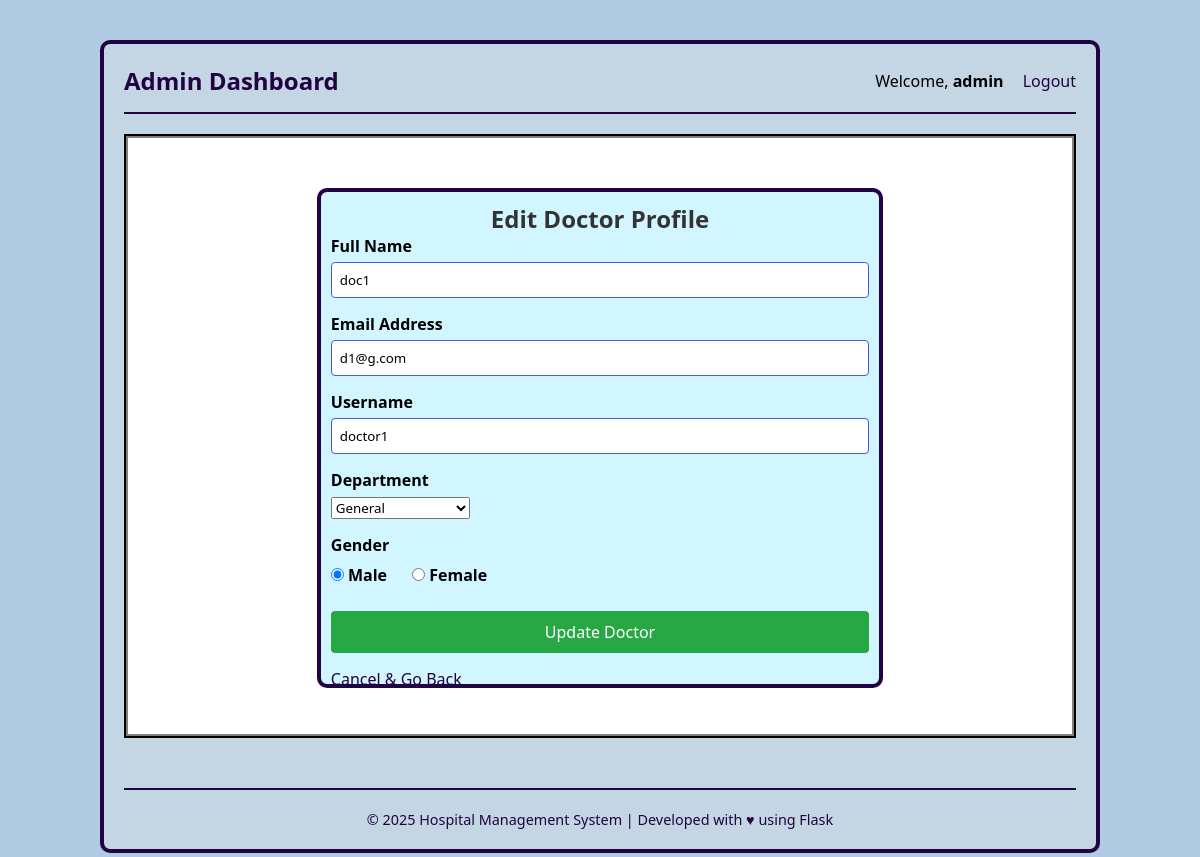
/edit_doctor/0 (signed in), run on an earlier commit of the app's database.
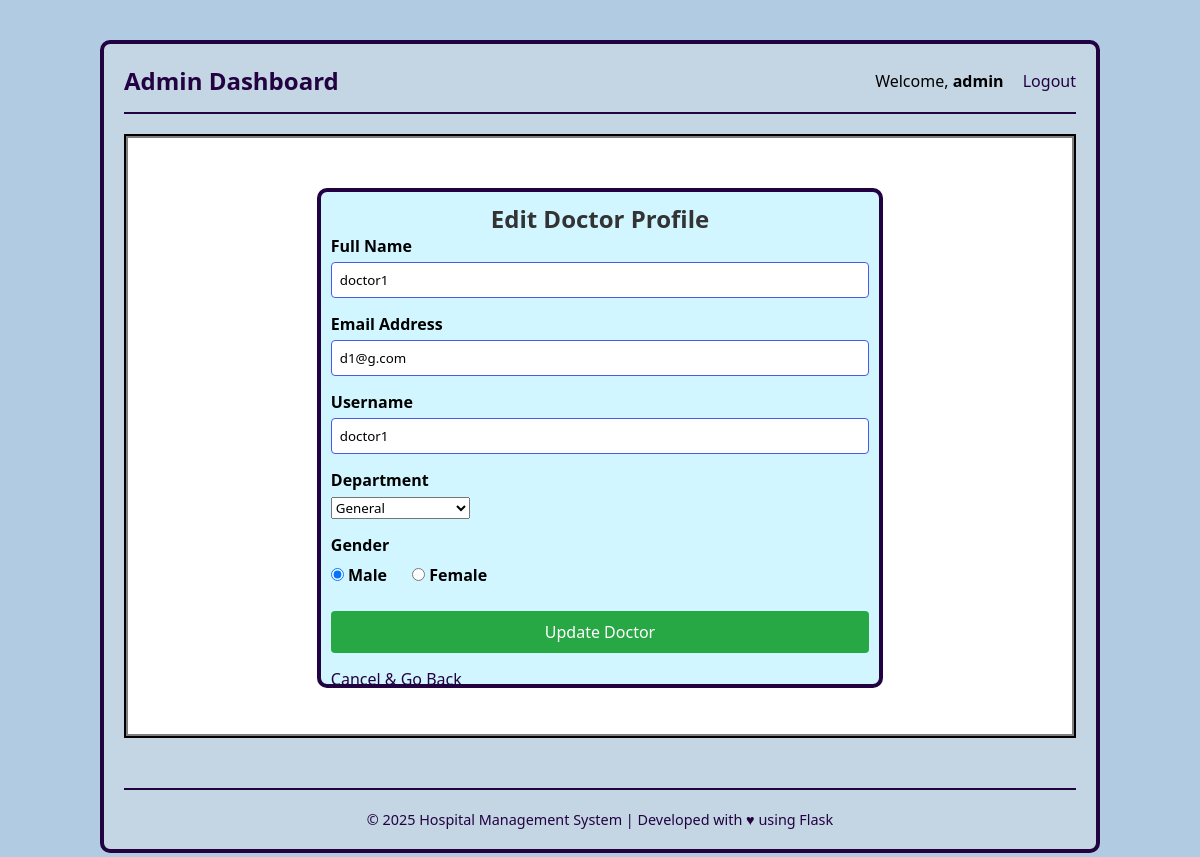
And on a later commit of the database.
### application/models.py (models this page shows)
class Doctor(db.Model):
    id = db.Column(db.Integer, primary_key=True)
    email = db.Column(db.String(), unique=True, nullable=False)
    username = db.Column(db.String(), unique=True, nullable=False)
    password = db.Column(db.String(), nullable=False)
    name = db.Column(db.String(), nullable=False)
    Dep_id = db.Column(db.Integer, db.ForeignKey("department.id"), nullable=False)
    gender = db.Column(db.Enum('Male', 'Female'), nullable=False)
    appointments = db.relationship('Appointment', backref='doctor')

class Department(db.Model):
    id = db.Column(db.Integer, primary_key=True)
    dep_name = db.Column(db.String(), nullable=False)
    description = db.Column(db.String(), nullable=False)
    doctors_registered = db.relationship('Doctor', backref='department')

### application/controllers.py (the view, shortened to what this page needs)
@app.route('/edit_doctor/<int:doctor_id>', methods=["GET", "POST"])
def edit_doctor(doctor_id):
    if session.get('user_type') != 'admin':
        flash('Access denied.', 'error')
        return redirect(url_for('home'))
    doctor = Doctor.query.get_or_404(doctor_id)
    departments = Department.query.all()
    return render_template('edit_doctor.html', doctor=doctor, departments=departments)

### templates/edit_doctor.html (shortened to what this page needs)
{% extends "base.html" %}
{% block extra_css %}
    <link rel="stylesheet" href="{{ url_for('static', filename='style.css') }}">
{% endblock %}
{% block content %}
<div id="main">
    <div id="canvas">
        <div id="form-body">
            <h2>Edit Doctor Profile</h2>
            <form method="POST" action="{{ url_for('edit_doctor', doctor_id=doctor.id) }}">
                <div>
                    <label for="name">Full Name</label>
                    <input type="text"
                           name="name"
                           id="name"
                           value="{{ doctor.name }}"
                           required
                           placeholder="Dr. Sarah Johnson">
                </div>
                <div>
                    <label for="email">Email Address</label>
                    <input type="email"
                           name="email"
                           id="email"
                           value="{{ doctor.email }}"
                           required>
                </div>
                <div>
                    <label for="username">Username</label>
                    <input type="text"
                           name="username"
                           id="username"
                           value="{{ doctor.username }}"
                           required>
                </div>
                <div>
                    <label for="Dep_id">Department</label>
                    <select name="Dep_id" id="Dep_id" required>
                        {% for dept in departments %}
                            <option value="{{ dept.id }}"
                                {% if dept.id == doctor.Dep_id %}selected{% endif %}>
                                {{ dept.dep_name }}
                            </option>
                        {% endfor %}
                    </select>
                </div>
                <div style="margin-bottom: 20px;">
                    <label>Gender</label>
                    <div style="display:flex; gap:25px; margin-top:8px;">
                        <label>
                            <input type="radio" name="gender" value="Male"
                                {% if doctor.gender == 'Male' %}checked{% endif %} required>
                            Male
                        </label>
                        <label>
                            <input type="radio" name="gender" value="Female"
                                {% if doctor.gender == 'Female' %}checked{% endif %}>
                            Female
                        </label>
                    </div>
                </div>
                <div>
                    <input type="submit" value="Update Doctor"
                           style="background-color: #28a745; margin-bottom: 10px;">
                </div>
                <div>
                    <a href="{{ url_for('admin_dashboard') }}">Cancel & Go Back</a>
                </div>
            </form>
        </div>
    </div>
</div>
{% endblock %}

What changed in the data, as far as the page shows it:
changed Doctor "doctor1": name "doc1" → "doctor1"
